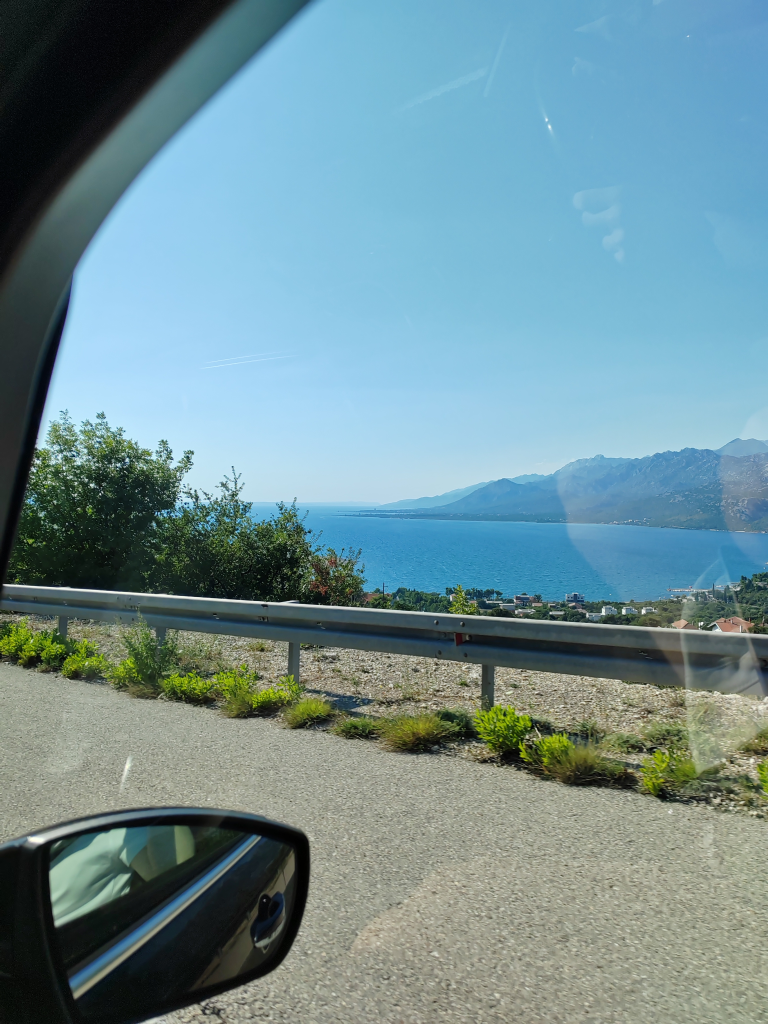
#> input picture photo.jpg, 3072 x 4096 px, found by its file name (shown at 1/4 size)
$ python pillow.py
#> lines starting #> are read from the running program, lines starting #| are printed output that depends on the picture
from PIL import Image

# Otworzenie obrazu - trzeba dać całą ścieżkę do pliku
image = Image.open('d:/STUDIA/Cyberka/Inzynierka/Proby/photo.jpg')
#> image is the input picture: PIL image 3072x4096 RGB; mean R, G, B 111.7, 142.8, 149.3

# alternative way to import an image
# with Image.open('d:/STUDIA/Cyberka/Inzynierka/Proby/photo.jpg') as image:
#     image.show()

# create a new image from scratch
createdImage = Image.new('RGBA', (1000,600))
#> createdImage: PIL image 1000x600 RGBA; every value is 0

# [14 lines of commented-out code are left out]
rotate = image.rotate(60, expand= True, fillcolor=(100, 20, 30))
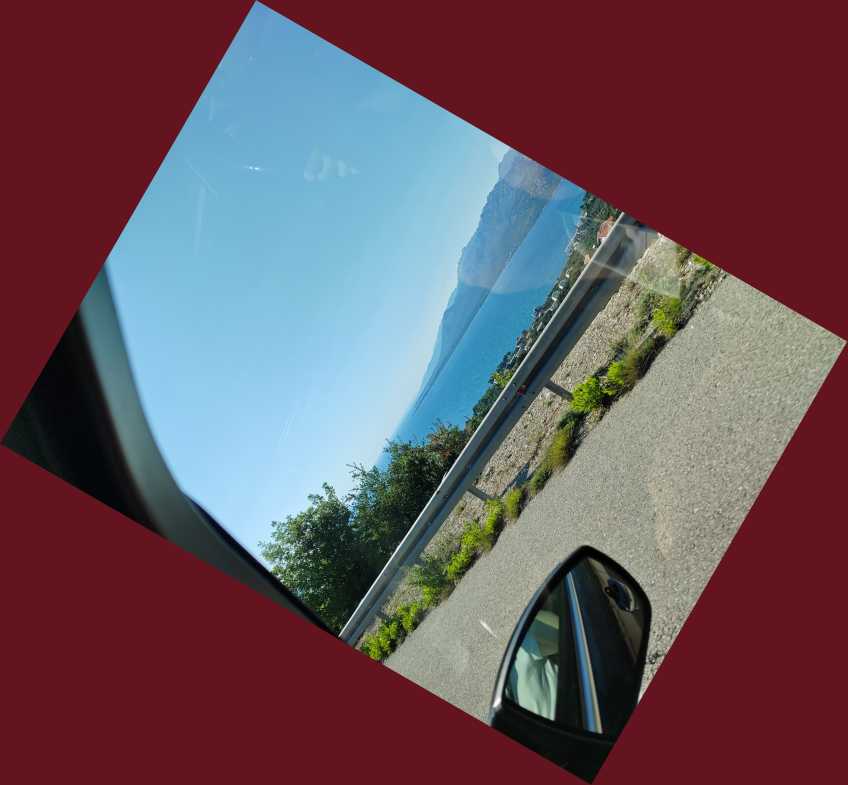
#> rotate: PIL image 5084x4710 RGB (shown at 1/6 size); mean R, G, B 106.2, 84.5, 92.7
# fillcolor = ImageColor.getcolor('red', 'RGB')
image_crop = image.crop((0, 0, 800, 1300))
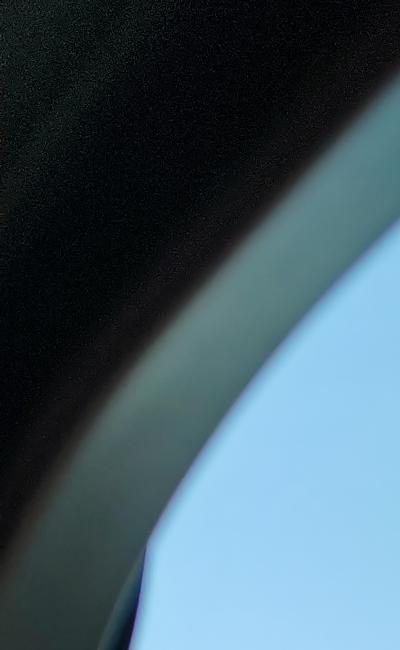
#> image_crop: PIL image 800x1300 RGB (shown at 1/2 size); mean R, G, B 66.6, 89.5, 100.6
# image_crop = image.crop(left_x, top_y, right_x, bottom_y)
# flip
image_flip = image.transpose(Image.Transpose.FLIP_LEFT_RIGHT)
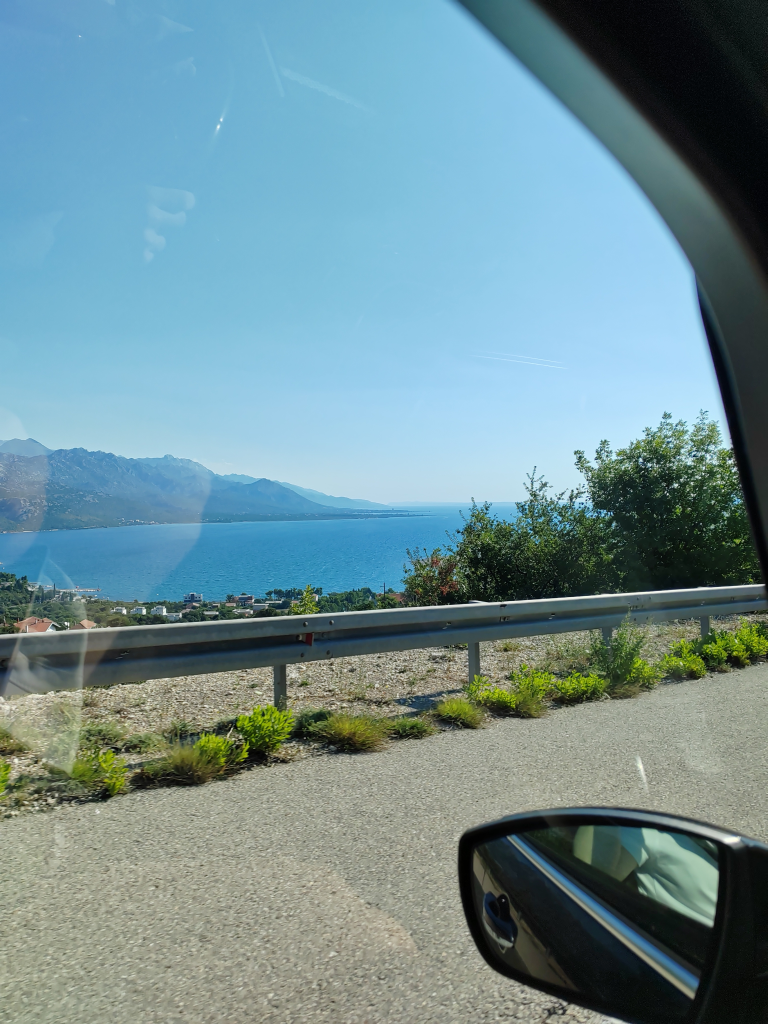
#> image_flip: PIL image 3072x4096 RGB (shown at 1/4 size); mean R, G, B 111.7, 142.8, 149.3
# FLIP_TOP_BOTTOM, TRANSPOSE
# resize
image_resize = image.resize((300, 1000))
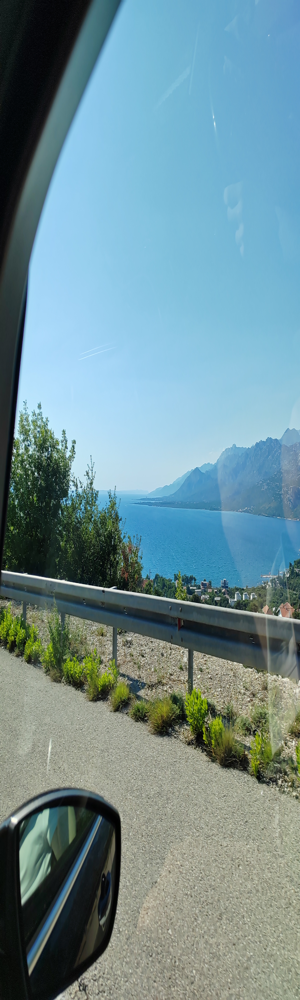
#> image_resize: PIL image 300x1000 RGB; mean R, G, B 111.7, 142.8, 149.3
new_image_size = (image.size[0] * 2, image.size[1] * 2)
#> new_image_size = (6144, 8192)
image_resize_better = image.resize(new_image_size)


# [5 lines of commented-out code are left out]
image_resize_better.show()
